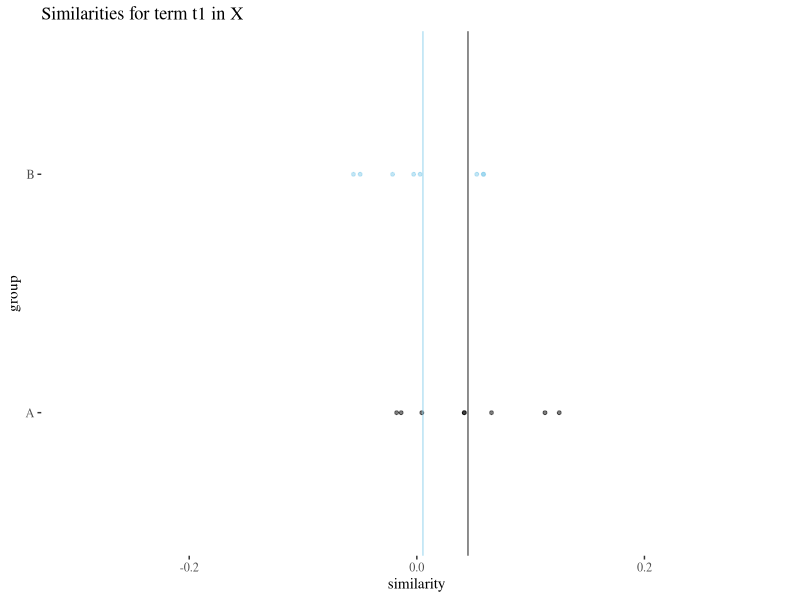
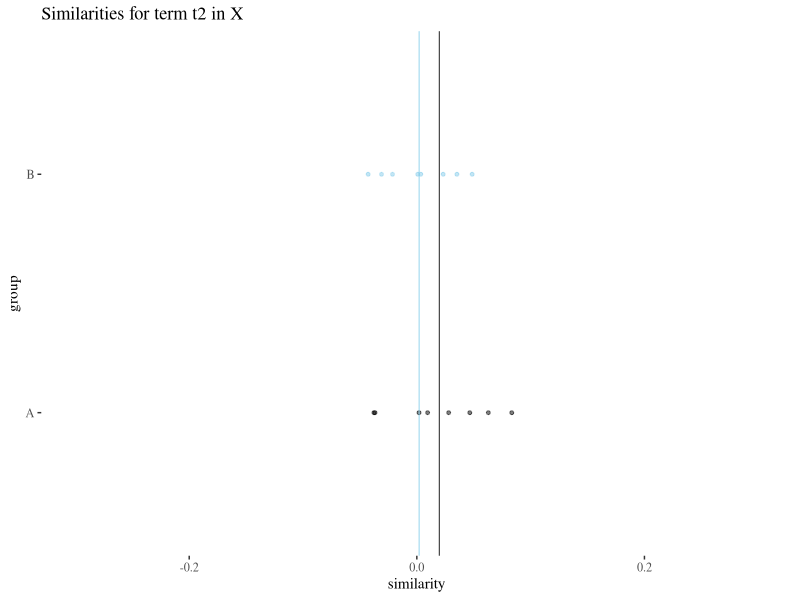
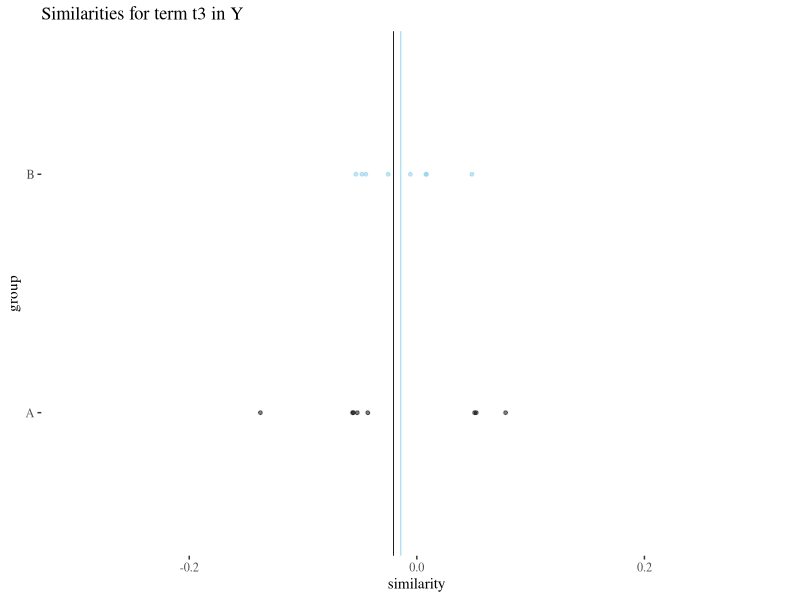
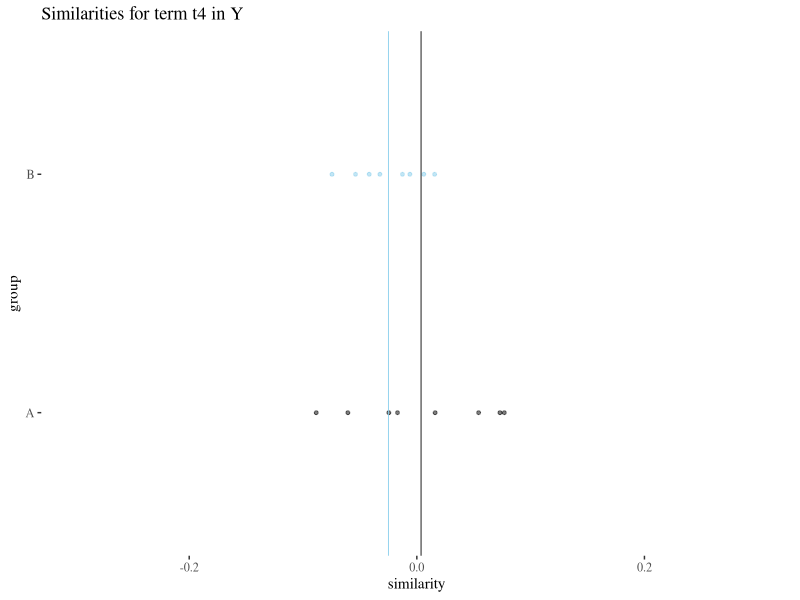
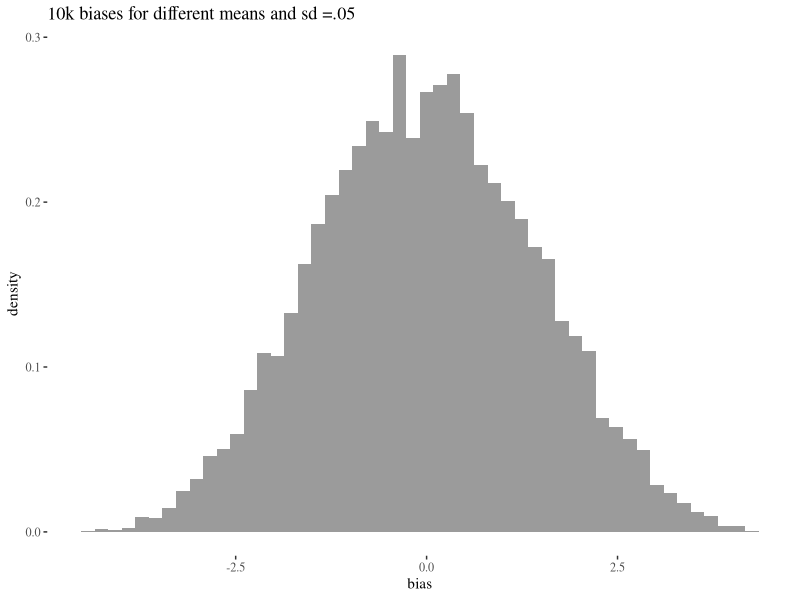

These figures' R source, in order:
# Simulation with more examples 

# Based on the WEAT 7 example:
# Math: math, algebra, geometry, calculus, equations, computation, numbers, addition.
# Arts: poetry, art, dance, literature, novel, symphony, drama, sculpture.
# Male terms: male, man, boy, brother, he, him, his, son.
# Female terms: female, woman, girl, sister, she, her, hers, daughter.

knitr::opts_knit$set(root.dir = '../')
library(ggplot2)
library(ggthemes)
library(gridExtra)
library(grid)

# BASIC SIMULATION -> samples=5, mean=0, st=0.05

# X = {t1,t2,t3,t4,t5,t6,t7,t8}, Y = {t9,t10,t11,t12,t13,t14,t15,t16}

set.seed(123456)
t1 <- data.frame(A  = rnorm(8,0,0.05), B = rnorm(8,0,0.05))
t2 <- data.frame(A  = rnorm(8,0,0.05), B = rnorm(8,0,0.05))
t3 <- data.frame(A  = rnorm(8,0,0.05), B = rnorm(8,0,0.05))
t4 <- data.frame(A  = rnorm(8,0,0.05), B = rnorm(8,0,0.05))
t5 <- data.frame(A  = rnorm(8,0,0.05), B = rnorm(8,0,0.05))
t6 <- data.frame(A  = rnorm(8,0,0.05), B = rnorm(8,0,0.05))
t7 <- data.frame(A  = rnorm(8,0,0.05), B = rnorm(8,0,0.05))
t8 <- data.frame(A  = rnorm(8,0,0.05), B = rnorm(8,0,0.05))
t9 <- data.frame(A  = rnorm(8,0,0.05), B = rnorm(8,0,0.05))
t10 <- data.frame(A  = rnorm(8,0,0.05), B = rnorm(8,0,0.05))
t11 <- data.frame(A  = rnorm(8,0,0.05), B = rnorm(8,0,0.05))
t12 <- data.frame(A  = rnorm(8,0,0.05), B = rnorm(8,0,0.05))
t13 <- data.frame(A  = rnorm(8,0,0.05), B = rnorm(8,0,0.05))
t14 <- data.frame(A  = rnorm(8,0,0.05), B = rnorm(8,0,0.05))
t15 <- data.frame(A  = rnorm(8,0,0.05), B = rnorm(8,0,0.05))
t16 <- data.frame(A  = rnorm(8,0,0.05), B = rnorm(8,0,0.05))

xlimits <- c(-.3,.3)

t1Plot <- ggplot(t1)+geom_point(aes(y = 0, x = A), size = 1, alpha = 0.5)+geom_point(aes(y = 0.1, x = B), col = "skyblue", size = 1, alpha = 0.5)+theme_tufte()+xlab("similarity")+scale_y_continuous(limits = c(-.05,.15),breaks = c(0,0.1), labels = c("A","B"))+ylab("group") + geom_vline(aes(xintercept = mean(A)), size = 0.3) + geom_vline(aes(xintercept = mean(B)), size = 0.3, col = "skyblue") +ggtitle("Similarities for term t1 in X")+xlim(xlimits)
t2Plot <- ggplot(t2)+geom_point(aes(y = 0, x = A), size = 1, alpha = 0.5)+geom_point(aes(y = 0.1, x = B), col = "skyblue", size = 1, alpha = 0.5)+theme_tufte()+xlab("similarity")+scale_y_continuous(limits = c(-.05,.15),breaks = c(0,0.1), labels = c("A","B"))+ylab("group") + geom_vline(aes(xintercept = mean(A)), size = 0.3) + geom_vline(aes(xintercept = mean(B)), size = 0.3, col = "skyblue") +ggtitle("Similarities for term t2 in X")+xlim(xlimits)
t3Plot <- ggplot(t3)+geom_point(aes(y = 0, x = A), size = 1, alpha = 0.5)+geom_point(aes(y = 0.1, x = B), col = "skyblue", size = 1, alpha = 0.5)+theme_tufte()+xlab("similarity")+scale_y_continuous(limits = c(-.05,.15),breaks = c(0,0.1), labels = c("A","B"))+ylab("group") + geom_vline(aes(xintercept = mean(A)), size = 0.3) + geom_vline(aes(xintercept = mean(B)), size = 0.3, col = "skyblue") +ggtitle("Similarities for term t3 in Y")+xlim(xlimits)
t4Plot <- ggplot(t4)+geom_point(aes(y = 0, x = A), size = 1, alpha = 0.5)+geom_point(aes(y = 0.1, x = B), col = "skyblue", size = 1, alpha = 0.5)+theme_tufte()+xlab("similarity")+scale_y_continuous(limits = c(-.05,.15),breaks = c(0,0.1), labels = c("A","B"))+ylab("group") + geom_vline(aes(xintercept = mean(A)), size = 0.3) + geom_vline(aes(xintercept = mean(B)), size = 0.3, col = "skyblue") +ggtitle("Similarities for term t4 in Y")+xlim(xlimits)
# grid.arrange(t1Plot,t2Plot, t3Plot, t4Plot, ncol=2)

t1Plot
t2Plot
t3Plot
t4Plot

# CALCULATE BIAS FROM SIMULATION

s <- function (table){ mean(table$A) - mean(table$B)}
whole <- rbind(t1,t2,t3,t4,t5,t6,t7,t8,t9,t10,t11,t12,t13,t14,t15,t16)
# st from all samples
rawsd <- sd(c(whole$A,whole$B))
# st from the means 
factor <- sd(c(s(t1),s(t2),s(t3),s(t4),s(t5),s(t6),s(t7),s(t8),s(t9),s(t10),s(t11),s(t12),s(t13),s(t14),s(t15),s(t16)))
rawsd/factor
numerator <-  mean(s(t1),s(t2),s(t3),s(t4),s(t5),s(t6),s(t7),s(t8)) - mean(s(t9),s(t10),s(t11),s(t12),s(t13),s(t14),s(t15),s(t16))
print(list(factor = factor,numerator = numerator, bias = numerator / factor))


biasesD1 <- numeric(10000)

for(i in 1:10000){
  t1 <- data.frame(A  = rnorm(8,0,0.05), B = rnorm(8,0,0.05))
  t2 <- data.frame(A  = rnorm(8,0,0.05), B = rnorm(8,0,0.05))
  t3 <- data.frame(A  = rnorm(8,0,0.05), B = rnorm(8,0,0.05))
  t4 <- data.frame(A  = rnorm(8,0,0.05), B = rnorm(8,0,0.05))
  t5 <- data.frame(A  = rnorm(8,0,0.05), B = rnorm(8,0,0.05))
  t6 <- data.frame(A  = rnorm(8,0,0.05), B = rnorm(8,0,0.05))
  t7 <- data.frame(A  = rnorm(8,0,0.05), B = rnorm(8,0,0.05))
  t8 <- data.frame(A  = rnorm(8,0,0.05), B = rnorm(8,0,0.05))
  t9 <- data.frame(A  = rnorm(8,0,0.05), B = rnorm(8,0,0.05))
  t10 <- data.frame(A  = rnorm(8,0,0.05), B = rnorm(8,0,0.05))
  t11 <- data.frame(A  = rnorm(8,0,0.05), B = rnorm(8,0,0.05))
  t12 <- data.frame(A  = rnorm(8,0,0.05), B = rnorm(8,0,0.05))
  t13 <- data.frame(A  = rnorm(8,0,0.05), B = rnorm(8,0,0.05))
  t14 <- data.frame(A  = rnorm(8,0,0.05), B = rnorm(8,0,0.05))
  t15 <- data.frame(A  = rnorm(8,0,0.05), B = rnorm(8,0,0.05))
  t16 <- data.frame(A  = rnorm(8,0,0.05), B = rnorm(8,0,0.05))
  t1d1 <- data.frame(A  = rnorm(5,.1,0.1), B = rnorm(5,0,0.1))
  t2d1 <- data.frame(A  = rnorm(5,.1,0.1), B = rnorm(5,0,0.1))
  t3d1 <- data.frame(A  = rnorm(5,0,0.1), B = rnorm(5,.1,0.1))
  t4d1 <- data.frame(A  = rnorm(5,0,0.1), B = rnorm(5,.1,0.1))
  
  factorD1 <- sd(c(s(t1),s(t2),s(t3),s(t4),s(t5),s(t6),s(t7),s(t8),s(t9),s(t10),s(t11),s(t12),s(t13),s(t14),s(t15),s(t16)))
  numeratorD1 <-  mean(s(t1),s(t2),s(t3),s(t4),s(t5),s(t6),s(t7),s(t8)) - mean(s(t9),s(t10),s(t11),s(t12),s(t13),s(t14),s(t15),s(t16))
  biasesD1[i] <- numeratorD1/factorD1
}

ggplot()+geom_histogram(aes(x=biasesD1, y = ..density..), alpha = 0.6, bins=50)+
  theme_tufte()+labs(title="10k biases for different means and sd =.05")+ xlab("bias")


f = ggplot()+geom_histogram(aes(x=biasesD1, y = ..density..), alpha = 0.6, bins=50)+
  theme_tufte()+labs(title="10k biases for different means and sd =.05")+ xlab("bias")



# TODO: add simulation with realistic standard deviation



